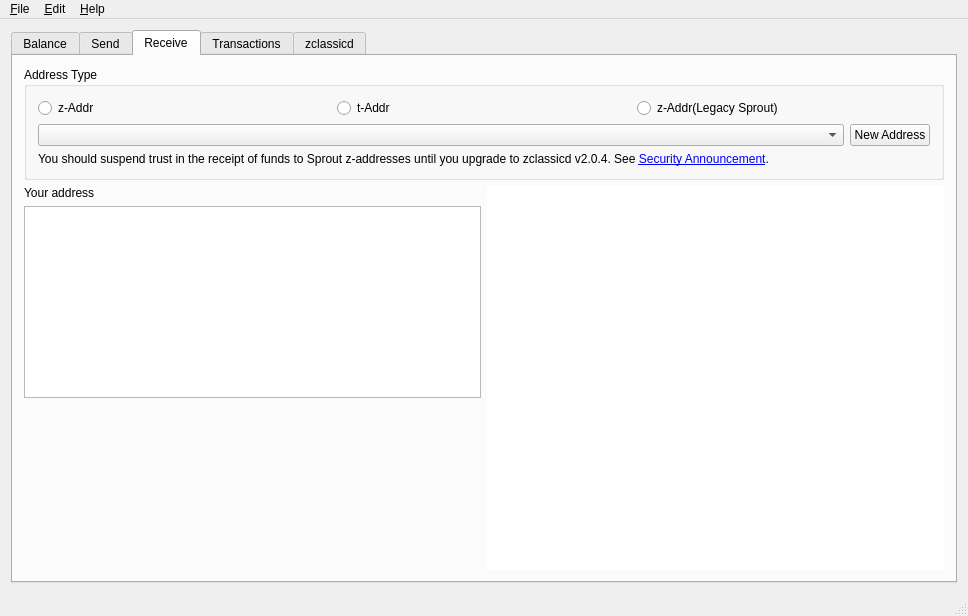
<?xml version="1.0" encoding="UTF-8"?>
<ui version="4.0">
 <class>MainWindow</class>
 <widget class="QMainWindow" name="MainWindow">
  <property name="geometry">
   <rect>
    <x>0</x>
    <y>0</y>
    <width>968</width>
    <height>616</height>
   </rect>
  </property>
  <property name="windowTitle">
   <string>ZclWallet</string>
  </property>
  <property name="windowIcon">
   <iconset resource="../application.qrc">
    <normaloff>:/icons/res/icon.ico</normaloff>:/icons/res/icon.ico</iconset>
  </property>
  <widget class="QWidget" name="centralWidget">
   <layout class="QGridLayout" name="gridLayout_3">
    <item row="0" column="0">
     <widget class="QTabWidget" name="tabWidget">
      <property name="currentIndex">
       <number>2</number>
      </property>
      <widget class="QWidget" name="tab">
       <attribute name="title">
        <string>Balance</string>
       </attribute>
       <layout class="QGridLayout" name="gridLayout_2">
        <item row="0" column="0">
         <layout class="QHBoxLayout" name="horizontalLayout_5">
          <item>
           <widget class="QGroupBox" name="groupBox">
            <property name="minimumSize">
             <size>
              <width>0</width>
              <height>0</height>
             </size>
            </property>
            <property name="title">
             <string>Summary</string>
            </property>
            <property name="flat">
             <bool>false</bool>
            </property>
            <layout class="QGridLayout" name="gridLayout">
             <item row="0" column="0">
              <layout class="QVBoxLayout" name="verticalLayout">
               <item>
                <layout class="QHBoxLayout" name="horizontalLayout">
                 <item>
                  <widget class="QLabel" name="label">
                   <property name="sizePolicy">
                    <sizepolicy hsizetype="Minimum" vsizetype="Preferred">
                     <horstretch>0</horstretch>
                     <verstretch>0</verstretch>
                    </sizepolicy>
                   </property>
                   <property name="text">
                    <string>Shielded</string>
                   </property>
                  </widget>
                 </item>
                 <item>
                  <widget class="QLabel" name="balSheilded">
                   <property name="text">
                    <string/>
                   </property>
                   <property name="alignment">
                    <set>Qt::AlignRight|Qt::AlignTrailing|Qt::AlignVCenter</set>
                   </property>
                  </widget>
                 </item>
                </layout>
               </item>
               <item>
                <layout class="QHBoxLayout" name="horizontalLayout_2">
                 <item>
                  <widget class="QLabel" name="label_2">
                   <property name="sizePolicy">
                    <sizepolicy hsizetype="Minimum" vsizetype="Preferred">
                     <horstretch>0</horstretch>
                     <verstretch>0</verstretch>
                    </sizepolicy>
                   </property>
                   <property name="text">
                    <string>Transparent</string>
                   </property>
                  </widget>
                 </item>
                 <item>
                  <widget class="QLabel" name="balTransparent">
                   <property name="text">
                    <string/>
                   </property>
                   <property name="alignment">
                    <set>Qt::AlignRight|Qt::AlignTrailing|Qt::AlignVCenter</set>
                   </property>
                  </widget>
                 </item>
                </layout>
               </item>
               <item>
                <widget class="Line" name="line">
                 <property name="orientation">
                  <enum>Qt::Horizontal</enum>
                 </property>
                </widget>
               </item>
               <item>
                <layout class="QHBoxLayout" name="horizontalLayout_3">
                 <item>
                  <widget class="QLabel" name="label_3">
                   <property name="sizePolicy">
                    <sizepolicy hsizetype="Minimum" vsizetype="Preferred">
                     <horstretch>0</horstretch>
                     <verstretch>0</verstretch>
                    </sizepolicy>
                   </property>
                   <property name="font">
                    <font>
                     <weight>75</weight>
                     <bold>true</bold>
                    </font>
                   </property>
                   <property name="text">
                    <string>Total</string>
                   </property>
                  </widget>
                 </item>
                 <item>
                  <widget class="QLabel" name="balTotal">
                   <property name="font">
                    <font>
                     <weight>75</weight>
                     <bold>true</bold>
                    </font>
                   </property>
                   <property name="text">
                    <string/>
                   </property>
                   <property name="alignment">
                    <set>Qt::AlignRight|Qt::AlignTrailing|Qt::AlignVCenter</set>
                   </property>
                  </widget>
                 </item>
                </layout>
               </item>
               <item>
                <spacer name="verticalSpacer">
                 <property name="orientation">
                  <enum>Qt::Vertical</enum>
                 </property>
                 <property name="sizeHint" stdset="0">
                  <size>
                   <width>20</width>
                   <height>40</height>
                  </size>
                 </property>
                </spacer>
               </item>
               <item>
                <widget class="QLabel" name="unconfirmedWarning">
                 <property name="sizePolicy">
                  <sizepolicy hsizetype="Minimum" vsizetype="Preferred">
                   <horstretch>0</horstretch>
                   <verstretch>0</verstretch>
                  </sizepolicy>
                 </property>
                 <property name="styleSheet">
                  <string notr="true">color: red;</string>
                 </property>
                 <property name="text">
                  <string>Some transactions are not yet confirmed</string>
                 </property>
                </widget>
               </item>
              </layout>
             </item>
            </layout>
           </widget>
          </item>
          <item>
           <widget class="QGroupBox" name="groupBox_2">
            <property name="sizePolicy">
             <sizepolicy hsizetype="Expanding" vsizetype="Preferred">
              <horstretch>0</horstretch>
              <verstretch>0</verstretch>
             </sizepolicy>
            </property>
            <property name="title">
             <string>Address Balances</string>
            </property>
            <layout class="QHBoxLayout" name="horizontalLayout_4">
             <property name="spacing">
              <number>6</number>
             </property>
             <property name="leftMargin">
              <number>0</number>
             </property>
             <property name="topMargin">
              <number>0</number>
             </property>
             <property name="rightMargin">
              <number>0</number>
             </property>
             <property name="bottomMargin">
              <number>0</number>
             </property>
             <item>
              <widget class="QTableView" name="balancesTable">
               <property name="selectionMode">
                <enum>QAbstractItemView::SingleSelection</enum>
               </property>
               <property name="selectionBehavior">
                <enum>QAbstractItemView::SelectRows</enum>
               </property>
               <property name="cornerButtonEnabled">
                <bool>false</bool>
               </property>
               <attribute name="horizontalHeaderShowSortIndicator" stdset="0">
                <bool>false</bool>
               </attribute>
               <attribute name="horizontalHeaderStretchLastSection">
                <bool>true</bool>
               </attribute>
               <attribute name="verticalHeaderVisible">
                <bool>false</bool>
               </attribute>
              </widget>
             </item>
            </layout>
           </widget>
          </item>
         </layout>
        </item>
       </layout>
      </widget>
      <widget class="QWidget" name="tab_2">
       <attribute name="title">
        <string>Send</string>
       </attribute>
       <layout class="QVBoxLayout" name="verticalLayout_4">
        <item>
         <widget class="QLabel" name="sendPrivacyBadge">
          <property name="text">
           <string>Set who you are paying to see if this send is private</string>
          </property>
          <property name="wordWrap">
           <bool>true</bool>
          </property>
         </widget>
        </item>
        <item>
         <widget class="QGroupBox" name="groupBox_4">
          <property name="autoFillBackground">
           <bool>false</bool>
          </property>
          <property name="title">
           <string>Pay from</string>
          </property>
          <property name="flat">
           <bool>false</bool>
          </property>
          <layout class="QVBoxLayout" name="verticalLayout_6">
           <item>
            <layout class="QHBoxLayout" name="horizontalLayout_8">
             <item>
              <widget class="AddressCombo" name="inputsCombo"/>
             </item>
            </layout>
           </item>
           <item>
            <layout class="QHBoxLayout" name="horizontalLayout_15">
             <item>
              <widget class="QLabel" name="label_5">
               <property name="text">
                <string>Available to send</string>
               </property>
              </widget>
             </item>
             <item>
              <widget class="QLineEdit" name="sendAddressBalance">
               <property name="sizePolicy">
                <sizepolicy hsizetype="Preferred" vsizetype="Fixed">
                 <horstretch>0</horstretch>
                 <verstretch>0</verstretch>
                </sizepolicy>
               </property>
               <property name="alignment">
                <set>Qt::AlignRight|Qt::AlignTrailing|Qt::AlignVCenter</set>
               </property>
               <property name="readOnly">
                <bool>true</bool>
               </property>
              </widget>
             </item>
             <item>
              <widget class="QLabel" name="sendAddressBalanceUSD">
               <property name="text">
                <string/>
               </property>
              </widget>
             </item>
             <item>
              <spacer name="horizontalSpacer_6">
               <property name="orientation">
                <enum>Qt::Horizontal</enum>
               </property>
               <property name="sizeHint" stdset="0">
                <size>
                 <width>40</width>
                 <height>20</height>
                </size>
               </property>
              </spacer>
             </item>
            </layout>
           </item>
          </layout>
         </widget>
        </item>
        <item>
         <widget class="QGroupBox" name="groupBox_3">
          <property name="title">
           <string>Send To</string>
          </property>
          <property name="flat">
           <bool>false</bool>
          </property>
          <layout class="QVBoxLayout" name="verticalLayout_3">
           <property name="leftMargin">
            <number>0</number>
           </property>
           <property name="topMargin">
            <number>0</number>
           </property>
           <property name="rightMargin">
            <number>0</number>
           </property>
           <property name="bottomMargin">
            <number>0</number>
           </property>
           <item>
            <widget class="QScrollArea" name="sendToScrollArea">
             <property name="sizeAdjustPolicy">
              <enum>QAbstractScrollArea::AdjustToContents</enum>
             </property>
             <property name="widgetResizable">
              <bool>true</bool>
             </property>
             <widget class="QWidget" name="sendToWidgets">
              <property name="geometry">
               <rect>
                <x>0</x>
                <y>0</y>
                <width>920</width>
                <height>301</height>
               </rect>
              </property>
              <layout class="QVBoxLayout" name="sendToLayout">
               <item>
                <widget class="QGroupBox" name="verticalGroupBox">
                 <property name="title">
                  <string/>
                 </property>
                 <property name="flat">
                  <bool>true</bool>
                 </property>
                 <layout class="QVBoxLayout" name="sendAddressLayout">
                  <item>
                   <layout class="QHBoxLayout" name="horizontalLayout_12">
                    <item>
                     <widget class="QLabel" name="label_4">
                      <property name="text">
                       <string>Pay to</string>
                      </property>
                     </widget>
                    </item>
                    <item>
                     <widget class="QLineEdit" name="Address1">
                      <property name="placeholderText">
                       <string>Paste a z-address (private) or t-address (public)</string>
                      </property>
                     </widget>
                    </item>
                    <item>
                     <widget class="QPushButton" name="AddressBook1">
                      <property name="text">
                       <string>Address Book</string>
                      </property>
                     </widget>
                    </item>
                   </layout>
                  </item>
                  <item>
                   <layout class="QHBoxLayout" name="horizontalLayout_13">
                    <item>
                     <widget class="QLabel" name="label_6">
                      <property name="text">
                       <string>Amount</string>
                      </property>
                     </widget>
                    </item>
                    <item>
                     <widget class="QLineEdit" name="Amount1">
                      <property name="baseSize">
                       <size>
                        <width>200</width>
                        <height>0</height>
                       </size>
                      </property>
                      <property name="alignment">
                       <set>Qt::AlignRight|Qt::AlignTrailing|Qt::AlignVCenter</set>
                      </property>
                      <property name="placeholderText">
                       <string>0.00</string>
                      </property>
                     </widget>
                    </item>
                    <item>
                     <widget class="QLabel" name="amountUnit1">
                      <property name="text">
                       <string>ZCL</string>
                      </property>
                     </widget>
                    </item>
                    <item>
                     <widget class="QLabel" name="AmtUSD1">
                      <property name="text">
                       <string/>
                      </property>
                     </widget>
                    </item>
                    <item>
                     <widget class="QPushButton" name="Max1">
                      <property name="checkable">
                       <bool>true</bool>
                      </property>
                      <property name="text">
                       <string>Send all</string>
                      </property>
                     </widget>
                    </item>
                    <item>
                     <spacer name="horizontalSpacer_4">
                      <property name="orientation">
                       <enum>Qt::Horizontal</enum>
                      </property>
                      <property name="sizeHint" stdset="0">
                       <size>
                        <width>40</width>
                        <height>20</height>
                       </size>
                      </property>
                     </spacer>
                    </item>
                    <item>
                     <widget class="QPushButton" name="MemoBtn1">
                      <property name="enabled">
                       <bool>true</bool>
                      </property>
                      <property name="toolTip">
                       <string/>
                      </property>
                      <property name="text">
                       <string>Add private note</string>
                      </property>
                     </widget>
                    </item>
                   </layout>
                  </item>
                  <item>
                   <widget class="QLabel" name="MemoTxt1">
                    <property name="font">
                     <font>
                      <pointsize>10</pointsize>
                     </font>
                    </property>
                    <property name="text">
                     <string/>
                    </property>
                    <property name="wordWrap">
                     <bool>true</bool>
                    </property>
                   </widget>
                  </item>
                 </layout>
                </widget>
               </item>
               <item>
                <layout class="QHBoxLayout" name="horizontalLayout_7">
                 <item>
                  <spacer name="horizontalSpacer_2">
                   <property name="orientation">
                    <enum>Qt::Horizontal</enum>
                   </property>
                   <property name="sizeHint" stdset="0">
                    <size>
                     <width>40</width>
                     <height>20</height>
                    </size>
                   </property>
                  </spacer>
                 </item>
                 <item>
                  <widget class="QPushButton" name="addAddressButton">
                   <property name="baseSize">
                    <size>
                     <width>200</width>
                     <height>0</height>
                    </size>
                   </property>
                   <property name="text">
                    <string>Add Recipient</string>
                   </property>
                  </widget>
                 </item>
                 <item>
                  <spacer name="horizontalSpacer_3">
                   <property name="orientation">
                    <enum>Qt::Horizontal</enum>
                   </property>
                   <property name="sizeHint" stdset="0">
                    <size>
                     <width>40</width>
                     <height>20</height>
                    </size>
                   </property>
                  </spacer>
                 </item>
                </layout>
               </item>
               <item>
                <spacer name="verticalSpacer_2">
                 <property name="orientation">
                  <enum>Qt::Vertical</enum>
                 </property>
                 <property name="sizeHint" stdset="0">
                  <size>
                   <width>20</width>
                   <height>40</height>
                  </size>
                 </property>
                </spacer>
               </item>
              </layout>
             </widget>
            </widget>
           </item>
          </layout>
         </widget>
        </item>
        <item>
         <layout class="QHBoxLayout" name="layoutSendRecurring">
          <item>
           <widget class="QCheckBox" name="chkRecurring">
            <property name="text">
             <string>Recurring payment</string>
            </property>
           </widget>
          </item>
          <item>
           <widget class="QLabel" name="lblRecurDesc">
            <property name="text">
             <string>Every month, starting 12-May-2012, for 6 payments</string>
            </property>
           </widget>
          </item>
          <item>
           <widget class="QPushButton" name="btnRecurSchedule">
            <property name="text">
             <string>Edit Schedule</string>
            </property>
            <property name="checkable">
             <bool>false</bool>
            </property>
            <property name="checked">
             <bool>false</bool>
            </property>
           </widget>
          </item>
          <item>
           <spacer name="horizontalSpacer_7">
            <property name="orientation">
             <enum>Qt::Horizontal</enum>
            </property>
            <property name="sizeHint" stdset="0">
             <size>
              <width>40</width>
              <height>20</height>
             </size>
            </property>
           </spacer>
          </item>
         </layout>
        </item>
        <item>
         <layout class="QHBoxLayout" name="horizontalLayout_6">
          <item>
           <widget class="QLabel" name="minerFeeLabel">
            <property name="text">
             <string>Network fee</string>
            </property>
           </widget>
          </item>
          <item>
           <widget class="QLineEdit" name="minerFeeAmt">
            <property name="sizePolicy">
             <sizepolicy hsizetype="Preferred" vsizetype="Fixed">
              <horstretch>0</horstretch>
              <verstretch>0</verstretch>
             </sizepolicy>
            </property>
            <property name="text">
             <string/>
            </property>
           </widget>
          </item>
          <item>
           <widget class="QLabel" name="feeUnit">
            <property name="text">
             <string>ZCL</string>
            </property>
           </widget>
          </item>
          <item>
           <widget class="QLabel" name="lblMinerFeeUSD">
            <property name="text">
             <string/>
            </property>
           </widget>
          </item>
          <item>
           <spacer name="horizontalSpacer_totals">
            <property name="orientation">
             <enum>Qt::Horizontal</enum>
            </property>
            <property name="sizeHint" stdset="0">
             <size>
              <width>20</width>
              <height>20</height>
             </size>
            </property>
           </spacer>
          </item>
          <item>
           <widget class="QLabel" name="sendTotalsLine">
            <property name="text">
             <string/>
            </property>
           </widget>
          </item>
          <item>
           <spacer name="horizontalSpacer">
            <property name="orientation">
             <enum>Qt::Horizontal</enum>
            </property>
            <property name="sizeHint" stdset="0">
             <size>
              <width>40</width>
              <height>20</height>
             </size>
            </property>
           </spacer>
          </item>
          <item>
           <widget class="QPushButton" name="sendTransactionButton">
            <property name="baseSize">
             <size>
              <width>100</width>
              <height>0</height>
             </size>
            </property>
            <property name="text">
             <string>Review and send</string>
            </property>
            <property name="default">
             <bool>true</bool>
            </property>
            <property name="flat">
             <bool>false</bool>
            </property>
           </widget>
          </item>
          <item>
           <widget class="QPushButton" name="cancelSendButton">
            <property name="baseSize">
             <size>
              <width>100</width>
              <height>0</height>
             </size>
            </property>
            <property name="text">
             <string>Cancel</string>
            </property>
           </widget>
          </item>
         </layout>
        </item>
       </layout>
      </widget>
      <widget class="QWidget" name="tab_3">
       <attribute name="title">
        <string>Receive</string>
       </attribute>
       <layout class="QVBoxLayout" name="verticalLayout_5">
        <item>
         <layout class="QVBoxLayout" name="verticalLayout_8">
          <item>
           <widget class="QGroupBox" name="groupBox_6">
            <property name="title">
             <string>Address Type</string>
            </property>
            <property name="flat">
             <bool>false</bool>
            </property>
            <property name="checkable">
             <bool>false</bool>
            </property>
            <layout class="QVBoxLayout" name="verticalLayout_9">
             <item>
              <layout class="QHBoxLayout" name="horizontalLayout_9">
               <item>
                <widget class="QRadioButton" name="rdioZSAddr">
                 <property name="text">
                  <string>z-Addr</string>
                 </property>
                </widget>
               </item>
               <item>
                <widget class="QRadioButton" name="rdioTAddr">
                 <property name="sizePolicy">
                  <sizepolicy hsizetype="Preferred" vsizetype="Fixed">
                   <horstretch>0</horstretch>
                   <verstretch>0</verstretch>
                  </sizepolicy>
                 </property>
                 <property name="text">
                  <string>t-Addr</string>
                 </property>
                </widget>
               </item>
               <item>
                <widget class="QRadioButton" name="rdioZAddr">
                 <property name="text">
                  <string>z-Addr(Legacy Sprout)</string>
                 </property>
                </widget>
               </item>
              </layout>
             </item>
             <item>
              <layout class="QHBoxLayout" name="horizontalLayout_10">
               <item>
                <widget class="AddressCombo" name="listRecieveAddresses">
                 <property name="sizePolicy">
                  <sizepolicy hsizetype="Expanding" vsizetype="Fixed">
                   <horstretch>0</horstretch>
                   <verstretch>0</verstretch>
                  </sizepolicy>
                 </property>
                 <property name="duplicatesEnabled">
                  <bool>false</bool>
                 </property>
                </widget>
               </item>
               <item>
                <widget class="QPushButton" name="btnRecieveNewAddr">
                 <property name="text">
                  <string>New Address</string>
                 </property>
                </widget>
               </item>
              </layout>
             </item>
             <item>
              <widget class="QLabel" name="lblSproutWarning">
               <property name="text">
                <string>&lt;html&gt;&lt;head/&gt;&lt;body&gt;&lt;p&gt;You should suspend trust in the receipt of funds to Sprout z-addresses until you upgrade to zclassicd v2.0.4. See &lt;a href=&quot;https://z.cash/support/security/announcements/security-announcement-2019-03-19/&quot;&gt;&lt;span style=&quot; text-decoration: underline; color:#0000ff;&quot;&gt;Security Announcement&lt;/span&gt;&lt;/a&gt;.&lt;/p&gt;&lt;/body&gt;&lt;/html&gt;</string>
               </property>
               <property name="textFormat">
                <enum>Qt::RichText</enum>
               </property>
               <property name="wordWrap">
                <bool>true</bool>
               </property>
               <property name="openExternalLinks">
                <bool>true</bool>
               </property>
               <property name="textInteractionFlags">
                <set>Qt::TextBrowserInteraction</set>
               </property>
              </widget>
             </item>
            </layout>
           </widget>
          </item>
          <item>
           <layout class="QHBoxLayout" name="horizontalLayout_11">
            <item>
             <layout class="QVBoxLayout" name="verticalLayout_10">
              <item>
               <widget class="QLabel" name="lblReceiveAddressCaption">
                <property name="text">
                 <string>Your address</string>
                </property>
               </widget>
              </item>
              <item>
               <widget class="QPlainTextEdit" name="txtRecieve">
                <property name="sizePolicy">
                 <sizepolicy hsizetype="Expanding" vsizetype="Preferred">
                  <horstretch>0</horstretch>
                  <verstretch>0</verstretch>
                 </sizepolicy>
                </property>
                <property name="readOnly">
                 <bool>true</bool>
                </property>
               </widget>
              </item>
              <item>
               <spacer name="verticalSpacer_5">
                <property name="orientation">
                 <enum>Qt::Vertical</enum>
                </property>
                <property name="sizeHint" stdset="0">
                 <size>
                  <width>20</width>
                  <height>40</height>
                 </size>
                </property>
               </spacer>
              </item>
             </layout>
            </item>
            <item>
             <widget class="QRCodeLabel" name="qrcodeDisplay">
              <property name="sizePolicy">
               <sizepolicy hsizetype="Expanding" vsizetype="Expanding">
                <horstretch>0</horstretch>
                <verstretch>0</verstretch>
               </sizepolicy>
              </property>
              <property name="styleSheet">
               <string notr="true">background-color: #fff</string>
              </property>
              <property name="text">
               <string/>
              </property>
             </widget>
            </item>
           </layout>
          </item>
         </layout>
        </item>
       </layout>
      </widget>
      <widget class="QWidget" name="tab_4">
       <attribute name="title">
        <string>Transactions</string>
       </attribute>
       <layout class="QVBoxLayout" name="verticalLayout_2">
        <item>
         <widget class="QTableView" name="transactionsTable">
          <property name="selectionMode">
           <enum>QAbstractItemView::SingleSelection</enum>
          </property>
          <property name="selectionBehavior">
           <enum>QAbstractItemView::SelectRows</enum>
          </property>
         </widget>
        </item>
       </layout>
      </widget>
      <widget class="QWidget" name="tab_5">
       <attribute name="title">
        <string>zclassicd</string>
       </attribute>
       <layout class="QVBoxLayout" name="verticalLayout_7">
        <item>
         <layout class="QHBoxLayout" name="horizontalLayout_14">
          <item>
           <widget class="FilledIconLabel" name="zclassicdlogo">
            <property name="sizePolicy">
             <sizepolicy hsizetype="Expanding" vsizetype="Expanding">
              <horstretch>0</horstretch>
              <verstretch>0</verstretch>
             </sizepolicy>
            </property>
            <property name="text">
             <string/>
            </property>
            <property name="scaledContents">
             <bool>false</bool>
            </property>
           </widget>
          </item>
          <item>
           <widget class="QGroupBox" name="groupBox_5">
            <property name="title">
             <string/>
            </property>
            <layout class="QGridLayout" name="gridLayout_5">
             <item row="5" column="0" colspan="3">
              <widget class="QLabel" name="label_14">
               <property name="text">
                <string>You are currently not mining</string>
               </property>
              </widget>
             </item>
             <item row="6" column="0">
              <spacer name="verticalSpacer_4">
               <property name="orientation">
                <enum>Qt::Vertical</enum>
               </property>
               <property name="sizeHint" stdset="0">
                <size>
                 <width>20</width>
                 <height>40</height>
                </size>
               </property>
              </spacer>
             </item>
             <item row="2" column="2">
              <widget class="QLabel" name="numconnections">
               <property name="text">
                <string>Loading...</string>
               </property>
              </widget>
             </item>
             <item row="1" column="0">
              <widget class="QLabel" name="heightLabel">
               <property name="text">
                <string>Block height</string>
               </property>
              </widget>
             </item>
             <item row="3" column="2">
              <widget class="QLabel" name="solrate">
               <property name="text">
                <string>Loading...</string>
               </property>
              </widget>
             </item>
             <item row="3" column="0">
              <widget class="QLabel" name="label_12">
               <property name="text">
                <string>Network solution rate</string>
               </property>
              </widget>
             </item>
             <item row="2" column="0">
              <widget class="QLabel" name="label_8">
               <property name="text">
                <string>Connections</string>
               </property>
              </widget>
             </item>
             <item row="1" column="2">
              <widget class="QLabel" name="blockheight">
               <property name="text">
                <string>Loading...</string>
               </property>
              </widget>
             </item>
             <item row="4" column="0" colspan="3">
              <widget class="Line" name="line_2">
               <property name="orientation">
                <enum>Qt::Horizontal</enum>
               </property>
              </widget>
             </item>
             <item row="0" column="0">
              <spacer name="verticalSpacer_3">
               <property name="orientation">
                <enum>Qt::Vertical</enum>
               </property>
               <property name="sizeHint" stdset="0">
                <size>
                 <width>20</width>
                 <height>40</height>
                </size>
               </property>
              </spacer>
             </item>
             <item row="3" column="1">
              <widget class="QLabel" name="label_9">
               <property name="text">
                <string>|</string>
               </property>
              </widget>
             </item>
             <item row="2" column="1">
              <widget class="QLabel" name="label_11">
               <property name="text">
                <string>|</string>
               </property>
              </widget>
             </item>
             <item row="1" column="1">
              <widget class="QLabel" name="label_13">
               <property name="text">
                <string>|</string>
               </property>
              </widget>
             </item>
            </layout>
           </widget>
          </item>
         </layout>
        </item>
       </layout>
      </widget>
     </widget>
    </item>
   </layout>
  </widget>
  <widget class="QMenuBar" name="menuBar">
   <property name="geometry">
    <rect>
     <x>0</x>
     <y>0</y>
     <width>968</width>
     <height>22</height>
    </rect>
   </property>
   <widget class="QMenu" name="menuFile">
    <property name="title">
     <string>&amp;File</string>
    </property>
    <addaction name="actionPay_URI"/>
    <addaction name="separator"/>
    <addaction name="actionBackup_wallet_dat"/>
    <addaction name="actionExport_transactions"/>
    <addaction name="separator"/>
    <addaction name="actionImport_Private_Key"/>
    <addaction name="actionExport_All_Private_Keys"/>
    <addaction name="separator"/>
    <addaction name="actionTurnstile_Migration"/>
    <addaction name="separator"/>
    <addaction name="actionExit"/>
   </widget>
   <widget class="QMenu" name="menuHelp">
    <property name="title">
     <string>&amp;Help</string>
    </property>
    <addaction name="actionCheck_for_Updates"/>
    <addaction name="actionAbout"/>
   </widget>
   <widget class="QMenu" name="menu_Edit">
    <property name="title">
     <string>&amp;Edit</string>
    </property>
    <addaction name="action_Address_Book"/>
    <addaction name="actionSettings"/>
   </widget>
   <addaction name="menuFile"/>
   <addaction name="menu_Edit"/>
   <addaction name="menuHelp"/>
  </widget>
  <widget class="QStatusBar" name="statusBar"/>
  <action name="actionExit">
   <property name="text">
    <string>E&amp;xit ZClassic (stops the node)</string>
   </property>
  </action>
  <action name="actionAbout">
   <property name="text">
    <string>&amp;About</string>
   </property>
  </action>
  <action name="actionSettings">
   <property name="text">
    <string>&amp;Settings</string>
   </property>
   <property name="shortcut">
    <string>Ctrl+P</string>
   </property>
  </action>
  <action name="actionCheck_for_Updates">
   <property name="text">
    <string>Check github.com for &amp;updates</string>
   </property>
  </action>
  <action name="actionTurnstile_Migration">
   <property name="text">
    <string>Sapling &amp;turnstile</string>
   </property>
   <property name="shortcut">
    <string>Ctrl+A, Ctrl+T</string>
   </property>
  </action>
  <action name="actionImport_Private_Key">
   <property name="text">
    <string>&amp;Import private key</string>
   </property>
  </action>
  <action name="actionExport_All_Private_Keys">
   <property name="text">
    <string>&amp;Export all private keys</string>
   </property>
  </action>
  <action name="action_Address_Book">
   <property name="text">
    <string>Address &amp;book</string>
   </property>
   <property name="shortcut">
    <string>Ctrl+B</string>
   </property>
  </action>
  <action name="actionBackup_wallet_dat">
   <property name="text">
    <string>&amp;Backup wallet.dat</string>
   </property>
  </action>
  <action name="actionExport_transactions">
   <property name="text">
    <string>Export transactions</string>
   </property>
  </action>
  <action name="actionPay_URI">
   <property name="text">
    <string>Pay zclassic &amp;URI...</string>
   </property>
  </action>
 </widget>
 <layoutdefault spacing="6" margin="11"/>
 <customwidgets>
  <customwidget>
   <class>QRCodeLabel</class>
   <extends>QLabel</extends>
   <header>qrcodelabel.h</header>
  </customwidget>
  <customwidget>
   <class>AddressCombo</class>
   <extends>QComboBox</extends>
   <header>addresscombo.h</header>
  </customwidget>
  <customwidget>
   <class>FilledIconLabel</class>
   <extends>QLabel</extends>
   <header>fillediconlabel.h</header>
  </customwidget>
 </customwidgets>
 <tabstops>
  <tabstop>tabWidget</tabstop>
  <tabstop>inputsCombo</tabstop>
  <tabstop>Address1</tabstop>
  <tabstop>Amount1</tabstop>
  <tabstop>Max1</tabstop>
  <tabstop>AddressBook1</tabstop>
  <tabstop>MemoBtn1</tabstop>
  <tabstop>addAddressButton</tabstop>
  <tabstop>sendTransactionButton</tabstop>
  <tabstop>cancelSendButton</tabstop>
  <tabstop>rdioZSAddr</tabstop>
  <tabstop>rdioTAddr</tabstop>
  <tabstop>rdioZAddr</tabstop>
  <tabstop>listRecieveAddresses</tabstop>
  <tabstop>btnRecieveNewAddr</tabstop>
  <tabstop>txtRecieve</tabstop>
  <tabstop>transactionsTable</tabstop>
  <tabstop>balancesTable</tabstop>
  <tabstop>minerFeeAmt</tabstop>
  <tabstop>sendAddressBalance</tabstop>
  <tabstop>sendToScrollArea</tabstop>
 </tabstops>
 <resources>
  <include location="../application.qrc"/>
 </resources>
 <connections/>
</ui>
